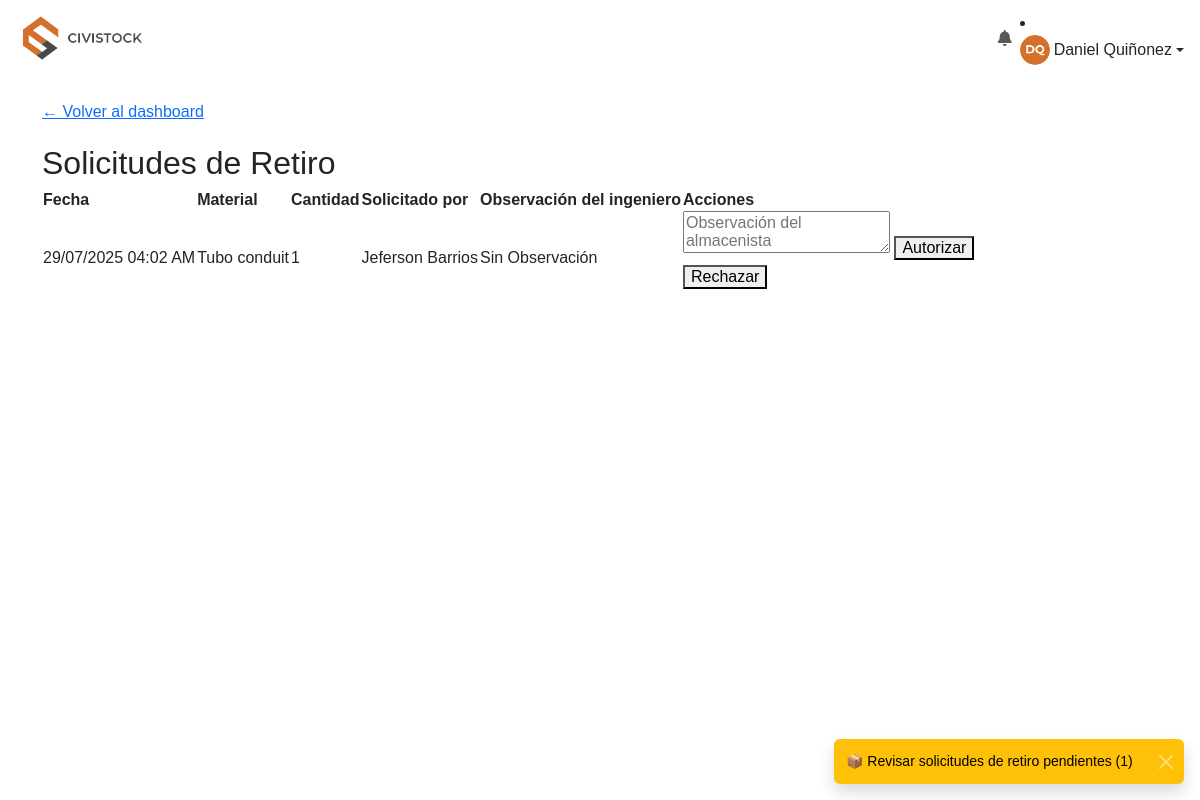
Screenshot of /almacenista/retiros (signed in) with the database file from the repository.
### models.py (models this page shows, shortened)
class User(db.Model):
    __tablename__ = 'user'
    id = db.Column(db.Integer, primary_key=True)
    username = db.Column(db.String(80), unique=True, nullable=False)
    nombre = db.Column(db.String(120), nullable=False)
    password = db.Column(db.String(200), nullable=False)
    rol = db.Column(db.String(20), nullable=False)
    foto = db.Column(db.String(120), nullable=True, default='default.jpg')

class Movimiento(db.Model):
    __tablename__ = 'movimiento'
    id = db.Column(db.Integer, primary_key=True)
    material_id = db.Column(db.Integer, db.ForeignKey('material.id', name='fk_movimiento_material'), nullable=False)
    tipo = db.Column(db.String(20), nullable=False)
    cantidad = db.Column(db.Float, nullable=False)
    fecha = db.Column(db.DateTime, default=datetime.utcnow)
    solicitado_por_id = db.Column(db.Integer, db.ForeignKey('user.id', name='fk_movimiento_solicitante'), nullable=False)
    solicitado_por = db.relationship('User', foreign_keys=[solicitado_por_id], backref='movimientos_solicitados')
    usuario_id = db.Column(db.Integer, db.ForeignKey('user.id', name='fk_movimiento_usuario'))
    usuario = db.relationship('User', foreign_keys=[usuario_id], backref='movimientos_procesados')
    observacion = db.Column(db.Text)
    estado = db.Column(db.String(20), default='PENDIENTE')
    observacion_almacenista = db.Column(db.Text)
    evidencia = db.Column(db.String(200))
    evidencia_almacenista = db.Column(db.String(200))
    visible_en_existencias = db.Column(db.Boolean, default=True)

class Material(db.Model):
    __tablename__ = 'material'
    id = db.Column(db.Integer, primary_key=True)
    codigo = db.Column(db.String(50), unique=True, nullable=False)
    nombre = db.Column(db.String(100), nullable=False)
    descripcion = db.Column(db.String(200))
    stock = db.Column(db.Float, default=0)
    stock_minimo = db.Column(db.Integer, default=0)
    unidad = db.Column(db.String(50))
    en_devolucion = db.Column(db.Float, default=0)
    movimientos = db.relationship('Movimiento', backref='material', lazy=True)

### almacenista_routes.py (the view)
    def wrapper(*args, **kwargs):
        if 'user_role' not in session or session['user_role'] != 'ALMACENISTA':
            flash('Acceso no autorizado.', 'error')
            return redirect(url_for('home'))
        return func(*args, **kwargs)

### almacenista_routes.py (called while the page is built)
def almacenista_required(func):
    def wrapper(*args, **kwargs):
        if 'user_role' not in session or session['user_role'] != 'ALMACENISTA':
            flash('Acceso no autorizado.', 'error')
            return redirect(url_for('home'))
        return func(*args, **kwargs)
    wrapper.__name__ = func.__name__
    return wrapper

def sync_user_session():
    user = User.query.filter_by(username=session.get('user')).first()
    if user:
        session['user_name'] = user.nombre
        session['user_photo'] = user.foto
        session['user_id'] = user.id

@almacenista_bp.route('/retiros')
@almacenista_required
def retiros_pendientes():
    sync_user_session()
    solicitudes = Movimiento.query.filter_by(tipo='SOLICITUD').order_by(Movimiento.fecha.desc()).all()
    for solicitud in solicitudes:
        solicitud.fecha_local = fecha_y_hora_colombia(solicitud.fecha)
    return render_template('Almacenista/retiros_pendientes.html', solicitudes=solicitudes)

### utils.py (called while the page is built)
def fecha_y_hora_colombia(fecha_utc):
    if not fecha_utc:
        return {"fecha": "-", "hora": "-"}
    zona_col = pytz.timezone('America/Bogota')
    if fecha_utc.tzinfo is None:
        fecha_utc = pytz.utc.localize(fecha_utc)
    fecha_local = fecha_utc.astimezone(zona_col)
    return {
        "fecha": fecha_local.strftime("%d/%m/%Y"),
        "hora": fecha_local.strftime("%I:%M %p")
    }

def formatear_numero(value):
    try:
        num = float(value)
        if num.is_integer():
            return int(num)
        return num
    except (ValueError, TypeError):
        return value

def obtener_materiales_bajo_stock():
    return Material.query.filter(Material.stock <= Material.stock_minimo).all()

### templates/Almacenista/retiros_pendientes.html (shortened to what this page needs)
{% extends "base.html" %}
{% block content %}
  <div style="margin-bottom: 20px;">
    <a href="{{ url_for('almacenista.dashboard') }}" class="btn-volver">← Volver al dashboard</a>
  </div>
  <h2>Solicitudes de Retiro</h2>
  {% set pendientes = solicitudes | selectattr('estado', 'equalto', 'PENDIENTE') | list %}
  {% if pendientes %}
    <table class="stock-table">
      <thead>
        <tr>
          <th>Fecha</th>
          <th>Material</th>
          <th>Cantidad</th>
          <th>Solicitado por</th>
          <th>Observación del ingeniero</th>
          <th>Acciones</th>
        </tr>
      </thead>
      <tbody>
        {% for solicitud in pendientes %}
          <tr>
            <td>{{ solicitud.fecha_local.fecha }} {{ solicitud.fecha_local.hora }}</td>
            <td>{{ solicitud.material.nombre }}</td>
            <td>{{ solicitud.cantidad|formatear_numero }}</td>
            <td>{{ solicitud.solicitado_por.nombre }}</td>
            <td>{{ solicitud.observacion or 'Sin Observación' }}</td>
            <td>
              <form method="POST" action="{{ url_for('almacenista.autorizar_retiro', id=solicitud.id) }}" style="margin-bottom: 5px;">
                <textarea name="observacion_almacenista" required placeholder="Observación del almacenista"></textarea>
                <button type="submit">Autorizar</button>
              </form>
              <form method="POST" action="{{ url_for('almacenista.rechazar_retiro', id=solicitud.id) }}">
                <button type="submit" onclick="return agregarObservacion(this)">Rechazar</button>
              </form>
            </td>
          </tr>
        {% endfor %}
      </tbody>
    </table>
  {% else %}
    <p>No hay solicitudes pendientes.</p>
  {% endif %}
{% endblock %}

### templates/base.html (shortened to what this page needs)
<!DOCTYPE html>
<html lang="es">
<head>
    <link href="https://cdn.jsdelivr.net/npm/bootstrap@5.3.0/dist/css/bootstrap.min.css" rel="stylesheet">
    <link href="https://cdnjs.cloudflare.com/ajax/libs/font-awesome/6.5.0/css/all.min.css" rel="stylesheet">
    <link rel="stylesheet" href="{{ url_for('static', filename='style.css') }}">
</head>
<body>
    <nav class="navbar navbar-expand-lg navbar-white bg-white px-3">
        <a class="navbar-brand" href="{{ url_for(user_role.lower() + '.dashboard') }}">
            <img src="{{ url_for('static', filename='civistockresponsive.png') }}" alt="Logo" height="50">
        </a>
        <div class="collapse navbar-collapse" id="menuNav">
<ul class="navbar-nav">
    <li class="nav-item dropdown">
        <a class="nav-link position-relative" href="#" id="notifDropdown" role="button" data-bs-toggle="dropdown" aria-expanded="false">
            <i class="fas fa-bell"></i>
        </a>
    </li>
</ul>
                <li class="nav-item dropdown">
                    <a class="nav-link dropdown-toggle d-flex align-items-center" href="#" role="button" data-bs-toggle="dropdown">
                        <img src="{{ url_for('static', filename='uploads/' + (user_photo or 'default.jpg')) }}" alt="Foto" width="30" height="30" class="rounded-circle me-1">
                        {{ user_name }}
                    </a>
                </li>
        </div>
    </nav>
    <div class="container my-4">
        {% block content %}{% endblock %}
    </div>
{% block scripts %}
<div class="toast-container position-fixed bottom-0 end-0 p-3" style="z-index: 1100;"></div>
{% endblock %}

### static/style.css (style rules this page uses)
body, html { margin: 0; padding: 0; height: 100%; font-family: 'Montserrat', sans-serif; }

### rows the page displays
User: foto (picture), nombre "Daniel Quiñonez"
Movimiento: fecha_local.fecha "29/07/2025", fecha_local.hora "04:02 AM", material.nombre "Tubo conduit", cantidad "1", solicitado_por.nombre "Jeferson Barrios", observacion "Sin Observación"
